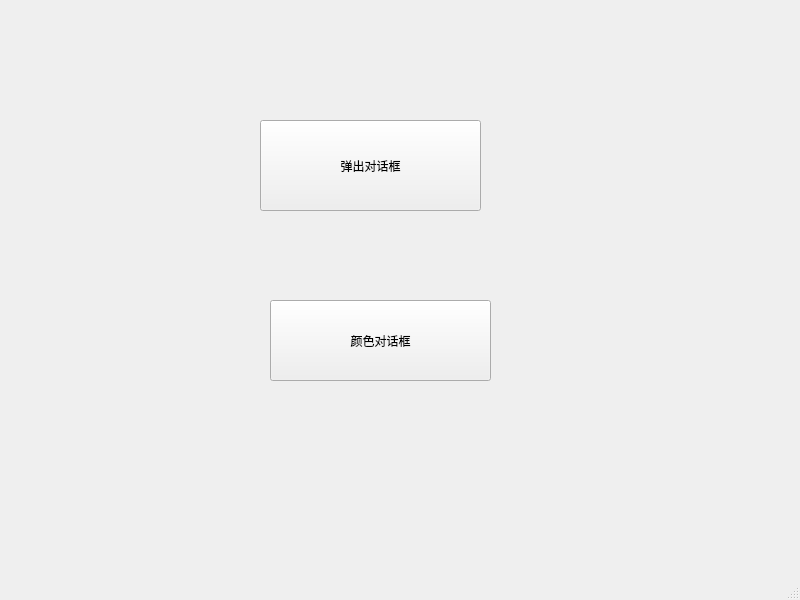
<?xml version="1.0" encoding="UTF-8"?>
<ui version="4.0">
 <class>MainWindow</class>
 <widget class="QMainWindow" name="MainWindow">
  <property name="geometry">
   <rect>
    <x>0</x>
    <y>0</y>
    <width>800</width>
    <height>600</height>
   </rect>
  </property>
  <property name="windowTitle">
   <string>MainWindow</string>
  </property>
  <widget class="QWidget" name="centralwidget">
   <widget class="QPushButton" name="dialogButton">
    <property name="geometry">
     <rect>
      <x>260</x>
      <y>120</y>
      <width>221</width>
      <height>91</height>
     </rect>
    </property>
    <property name="text">
     <string>弹出对话框</string>
    </property>
   </widget>
   <widget class="QPushButton" name="pushButton">
    <property name="geometry">
     <rect>
      <x>270</x>
      <y>300</y>
      <width>221</width>
      <height>81</height>
     </rect>
    </property>
    <property name="text">
     <string>颜色对话框</string>
    </property>
   </widget>
  </widget>
  <widget class="QMenuBar" name="menubar">
   <property name="geometry">
    <rect>
     <x>0</x>
     <y>0</y>
     <width>800</width>
     <height>30</height>
    </rect>
   </property>
  </widget>
  <widget class="QStatusBar" name="statusbar"/>
 </widget>
 <resources/>
 <connections/>
</ui>
